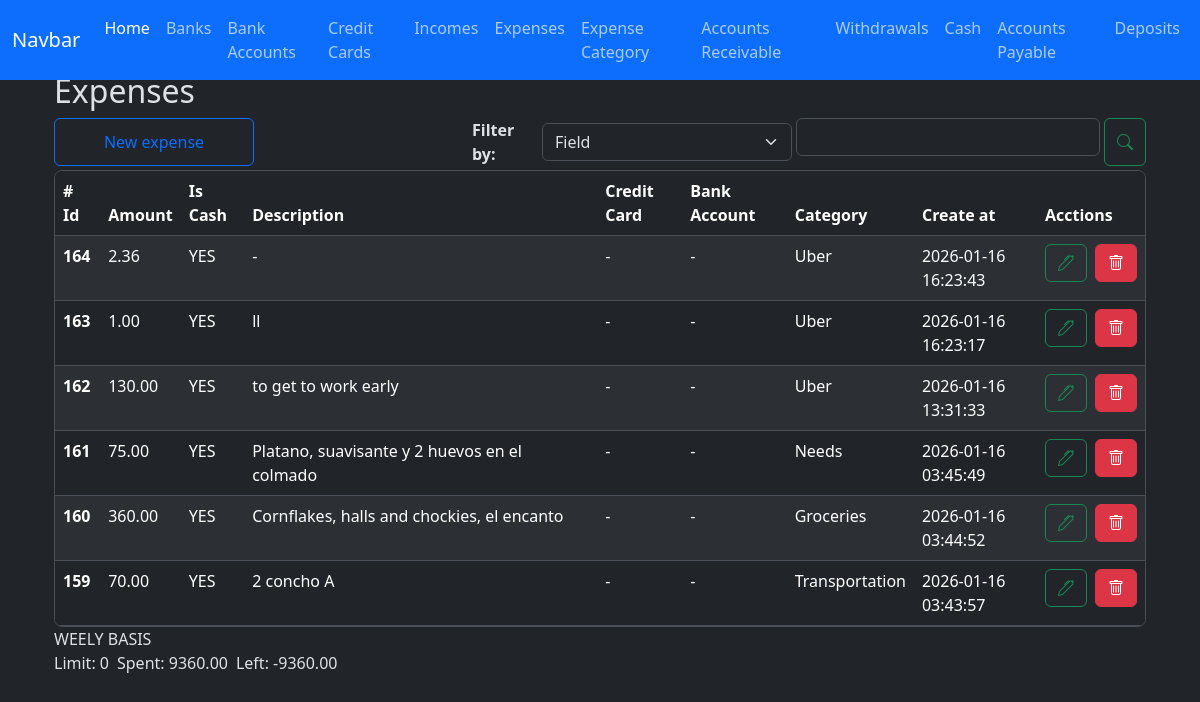
The app's page /expenses/index with its own data.
### app/models/expense.py (models this page shows, shortened)
class Expense(db.Model):
    __tablename__ = 'expenses'
    id = db.Column(db.Integer, primary_key=True)
    amount = db.Column(db.Numeric(10,2), nullable=False)
    is_cash = db.Column(db.Boolean, nullable=False)
    credit_card_id = db.Column(db.Integer, db.ForeignKey('credit_cards.id'))
    bank_account_id = db.Column(db.Integer, db.ForeignKey('bank_accounts.id'))
    expense_category_id = db.Column(db.Integer, db.ForeignKey('expense_categories.id'))
    code = db.Column(db.String(50), nullable=False)
    description = db.Column(db.String(150), nullable=False)
    created_at = db.Column(db.DateTime(timezone=True), server_default=func.now())
    updated_at = db.Column(db.DateTime(timezone=True), onupdate=func.now())
    credit_card = relationship('CreditCard', back_populates='expenses')
    bank_account = relationship('BankAccount', back_populates='expenses')
    expense_category = relationship('ExpenseCategory', back_populates='expenses')

### app/models/expense_category.py (models this page shows)
class ExpenseCategory(db.Model):
    __tablename__ = 'expense_categories'
    id = db.Column(db.Integer, primary_key=True)
    name = db.Column(db.String(100), nullable=False)
    limit = db.Column(db.Numeric(10,2), server_default='0')
    created_at = db.Column(db.DateTime(timezone=True), server_default=func.now())
    updated_at = db.Column(db.DateTime(timezone=True), onupdate=func.now())
    expenses = relationship('Expense', back_populates='expense_category', order_by='desc(Expense.created_at)')

### app/routes/expense_routes.py (the view)
@expense_bp.route('/index', methods=['GET'])
def index():
    credit_cards = credit_card.CreditCard.query.all()
    expense_categories = expense_category.ExpenseCategory.query.all()
    bank_accounts = bank_account.BankAccount.query.all()
    expenses = expense_controller.get_monthly_expenses_records()
    weekly = expense_controller.money_limit_spent_left_for_expenses(expenses)
    context = {
        'credit_cards': credit_cards,
        'expense_categories': expense_categories,
        'bank_accounts': bank_accounts,
        'expenses':expenses,
        'weekly': weekly,
        'format_amount': format_amount, #function
        'total_amount': total_amount, #function
    }
    return render_template('expenses/index.html', **context)

### app/controllers/expense_controller.py (called while the page is built)
def get_monthly_expenses_records():
    now = datetime.now()
    year = now.year
    month = now.month
    records = (
        Expense.query
        .filter(
            func.extract('year', Expense.created_at) == year,
            func.extract('month', Expense.created_at) == month
        )
        .order_by(Expense.created_at.desc())
        .all()
    )
    return records

def money_limit_spent_left_for_expenses(expenses):
    spent = Decimal()
    for e in expenses:
        spent += e.amount
    limit = ExpenseCategory.query.filter(ExpenseCategory is not None).with_entities(func.sum(ExpenseCategory.limit)).scalar() or Decimal(0.00)
    left = Decimal(limit - spent)
    weekly = {
        'limit': limit,
        'spent': spent,
        'left': left,
    }
    return weekly

### app/utils/numeric_casting.py (called while the page is built)
def format_amount(value):
    try:
        return f'{value:,.2f}';
    except Exception as e:
        return None

### app/templates/expenses/index.html (shortened to what this page needs)
{% extends 'layout.html' %}
{% block content %}
    <div class=" w-100">
        <h2>Expenses</h2>
        <div class="d-flex justify-content-start gap-1 flex-wrap flex-md-nowrap mt-2">
            <button
                type="button"
                id="btn-create-expense-id"
                class="btn btn-outline-primary me-auto me-md-auto w-100 w-md-auto"
                style="max-width: 200px;"
                data-bs-toggle="modal"
                data-bs-target="#create-expense"
            >New expense
            </button>
            <div class="d-flex gap-1 w-100 align-items-center" style="max-width: 320px;">
                <div class="w-md-auto mt-md-0">
                    <label for="" class="fs-6 fw-bold">Filter by: </label>
                </div>
                <div class="w-100 w-md-auto mt-md-0" style="max-width: 250px;">
                    <select class="form-select" id="select-filter-type-id">
                        <option value="field">Field</option>
                    </select>
                </div>
            </div>
            <div class="d-flex gap-1 w-100" style="max-width: 350px;">
                <div class="w-100 w-md-auto mt-md-0">
                    <input type="text" class="form-control" id="filter-input-id">
                </div>
                <button type="button" class="btn btn-outline-success" id="btn-search-id"><i class="bi bi-search"></i></button>
            </div>
        </div>
        <div class="table-responsive overflow-y-auto border rounded-3 mt-1" style="max-height: 457px;">
            <table class="table table-striped table-hover" id="expenses-table">
                <thead class="sticky-top">
                    <tr>
                        <th scope="col"># Id</th>
                        <th scope="col">Amount</th>
                        <th scope="col">Is Cash</th>
                        <th scope="col">Description</th>
                        <th scope="col">Credit Card</th>
                        <th scope="col">Bank Account</th>
                        <th scope="col">Category</th>
                        <th scope="col">Create at</th>
                        <th scope="col">Acctions</th>
                    </tr>
                </thead>
                <tbody id="expenses-table-body">
                    {% for expense in expenses %}
                    <tr>
                        <th scope="row">{{ expense.id }}</th>
                        <td>{{ format_amount(expense.amount) or '-' }}</td>
                        <td><a id="filter-by-cash" class="filter_link" data-is-cash-value="{{ expense.is_cash }}">{{ 'YES' if expense.is_cash else 'NO' }}</a></td>
                        <td> {{ expense.description or '-' }} </td>
                        <td>{{ expense.credit_card.nick_name or '-' }}</td>
                        <td>{{ expense.bank_account.nick_name or '-' }}</td>
                        <td>{{ expense.expense_category.name.lower().title() or '-' }}</td>
                        <td>{{ expense.created_at }}</td>
                        <td>
                            <div class="d-flex gap-2">
                                <button
                                    type="button"
                                    class="btn btn-outline-success"
                                    data-bs-toggle="modal"
                                    data-bs-target="#edit-expense"
                                    data-expense-id="{{ expense.id }}"
                                    data-amount-id="{{ expense.amount }}"
                                    data-is-cash="{{ expense.is_cash }}"
                                    data-select-expense-category-id="{{ expense.expense_category_id }}"
                                    data-select-credit-card-id="{{ expense.credit_card_id }}"
                                    data-select-bank-account-id="{{ expense.bank_account_id }}"
                                    data-description="{{ expense.description }}"
                                >
                                    <i class="bi bi-pen"></i>
                                </button>
                                <a href="{{ url_for('expense.delete', id=expense.id) }}" class="btn btn-danger"><i class="bi bi-trash"></i></a>
                            </div>
                        </td>
                    </tr>
                    {% endfor %}
                </tbody>
            </table>
        </div>
        <section>
            <div class="d-flex flex-column">
                <div>
                    <label for="" id="weekly-title">WEELY BASIS </label>
                </div>
                <div class="d-flex gap-2">
                    <div>
                        <label for="" id="weekly-limit">Limit: {{ weekly.limit }}</label>
                    </div>
                    <div>
                        <label for="" id="weekly-spent">Spent: {{ weekly.spent }}</label>
                    </div>
                    <div>
                        <label for="" id="weekly-left">Left: {{ weekly.left }}</label>
                    </div>
                </div>
            </div>
        </section>
    </div>
    <link rel="stylesheet" href="https://cdn.jsdelivr.net/npm/flatpickr/dist/flatpickr.min.css">
    <link rel="stylesheet" href="https://cdn.jsdelivr.net/npm/bootstrap-icons@1.13.1/font/bootstrap-icons.min.css">
{% endblock %}

### app/static/style.css (style rules this page uses)
.filter_link { text-decoration: none; color: inherit; }

### records on screen
Expense: id "164", amount "2.36", is_cash "YES", description "-", credit_card "-", bank_account "-", expense_category.name "Uber", created_at "2026-01-16 16:23:43"
Expense: id "163", amount "1.00", is_cash "YES", description "ll", credit_card "-", bank_account "-", expense_category.name "Uber", created_at "2026-01-16 16:23:17"
Expense: id "162", amount "130.00", is_cash "YES", description "to get to work early", credit_card "-", bank_account "-", expense_category.name "Uber", created_at "2026-01-16 13:31:33"
Expense: id "161", amount "75.00", is_cash "YES", description "Platano, suavisante y 2 huevos en el colmado", credit_card "-", bank_account "-", expense_category.name "Needs", created_at "2026-01-16 03:45:49"
Expense: id "160", amount "360.00", is_cash "YES", description "Cornflakes, halls and chockies, el encanto", credit_card "-", bank_account "-", expense_category.name "Groceries", created_at "2026-01-16 03:44:52"
Expense: id "159", amount "70.00", is_cash "YES", description "2 concho A", credit_card "-", bank_account "-", expense_category.name "Transportation", created_at "2026-01-16 03:43:57"

### other values on screen
{{ weekly.limit }} "0"
{{ weekly.spent }} "9360.00"
{{ weekly.left }} "-9360.00"
